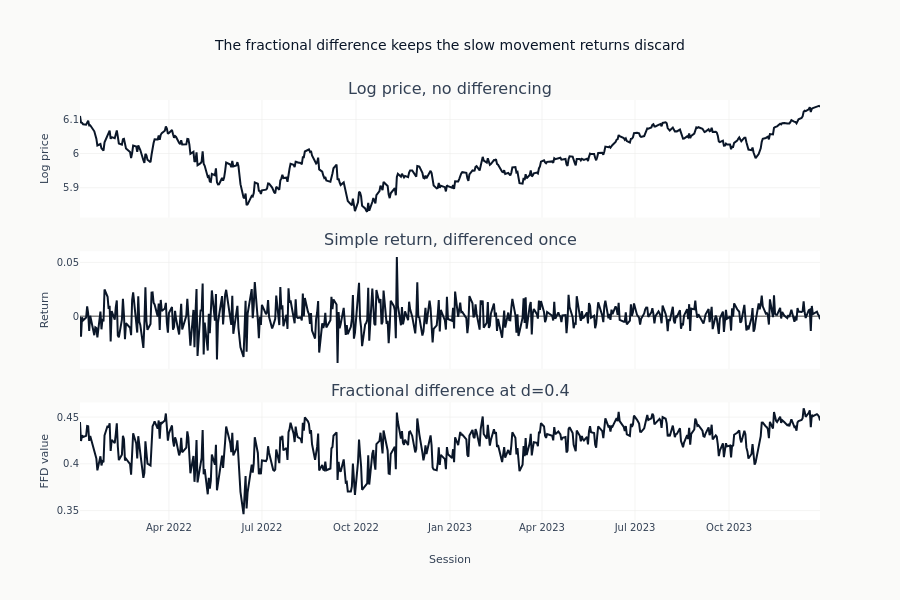

The notebook cell saved with this chart:
### Markdown cell above
## What the three transforms look like

The same series undifferenced, differenced once, and differenced fractionally. The last
500 sessions, so the shapes are visible rather than compressed.

### Code cell
DISPLAY_SESSIONS = 500

fig = make_subplots(
    rows=3,
    cols=1,
    shared_xaxes=True,
    subplot_titles=[
        "Log price, no differencing",
        "Simple return, differenced once",
        f"Fractional difference at d={D_EQUITIES}",
    ],
    vertical_spacing=0.08,
)

tail = slice(-DISPLAY_SESSIONS, None)
sessions = spy["timestamp"].to_list()[tail]
for row, values in enumerate(
    [
        log_prices.to_numpy()[tail],
        spy["close"].pct_change().to_numpy()[tail],
        equity_result["transformed"].to_numpy()[tail],
    ],
    start=1,
):
    fig.add_trace(
        go.Scatter(x=sessions, y=values, mode="lines", line=dict(color=COLORS["blue"])),
        row=row,
        col=1,
    )

fig.update_yaxes(title_text="Log price", row=1, col=1)
fig.update_yaxes(title_text="Return", row=2, col=1)
fig.update_yaxes(title_text="FFD value", row=3, col=1)
fig.update_xaxes(title_text="Session", row=3, col=1)
fig.update_layout(
    height=600,
    showlegend=False,
    title="The fractional difference keeps the slow movement returns discard",
)
show_plotly_with_alt(
    fig,
    "Three stacked panels over the last 500 sessions. The top panel, the log price, "
    "rises and falls across a wide range. The middle panel, the daily return, is a band "
    "of noise around zero with no visible trend. The bottom panel, the fractional "
    "difference, oscillates like the return panel but around a level that drifts with "
    "the shape of the top panel.",
)

### Figure 1 — Plotly figure (JSON) as saved in the notebook; plotly's stock layout.template omitted (floating-point values rounded to 4 significant figures; data arrays with more than 128 entries replaced by an {"elided": "..."} marker saying what was removed)
{"data": [{"line": {"color": "#0a1628"}, "mode": "lines", "type": "scatter", "x": {"elided": "500 str values"}, "xaxis": "x", "y": {"elided": "500 float values"}, "yaxis": "y"}, {"line": {"color": "#0a1628"}, "mode": "lines", "type": "scatter", "x": {"elided": "500 str values"}, "xaxis": "x2", "y": {"elided": "500 float values"}, "yaxis": "y2"}, {"line": {"color": "#0a1628"}, "mode": "lines", "type": "scatter", "x": {"elided": "500 str values"}, "xaxis": "x3", "y": {"elided": "500 float values"}, "yaxis": "y3"}], "layout": {"annotations": [{"font": {"size": 16}, "showarrow": false, "text": "Log price, no differencing", "x": 0.5, "xanchor": "center", "xref": "paper", "y": 1.0, "yanchor": "bottom", "yref": "paper"}, {"font": {"size": 16}, "showarrow": false, "text": "Simple return, differenced once", "x": 0.5, "xanchor": "center", "xref": "paper", "y": 0.64, "yanchor": "bottom", "yref": "paper"}, {"font": {"size": 16}, "showarrow": false, "text": "Fractional difference at d=0.4", "x": 0.5, "xanchor": "center", "xref": "paper", "y": 0.28, "yanchor": "bottom", "yref": "paper"}], "height": 600, "showlegend": false, "title": {"text": "The fractional difference keeps the slow movement returns discard"}, "xaxis": {"anchor": "y", "domain": [0.0, 1.0], "matches": "x3", "showticklabels": false}, "xaxis2": {"anchor": "y2", "domain": [0.0, 1.0], "matches": "x3", "showticklabels": false}, "xaxis3": {"anchor": "y3", "domain": [0.0, 1.0], "title": {"text": "Session"}}, "yaxis": {"anchor": "x", "domain": [0.72, 1.0], "title": {"text": "Log price"}}, "yaxis2": {"anchor": "x2", "domain": [0.36, 0.64], "title": {"text": "Return"}}, "yaxis3": {"anchor": "x3", "domain": [0.0, 0.28], "title": {"text": "FFD value"}}}}
